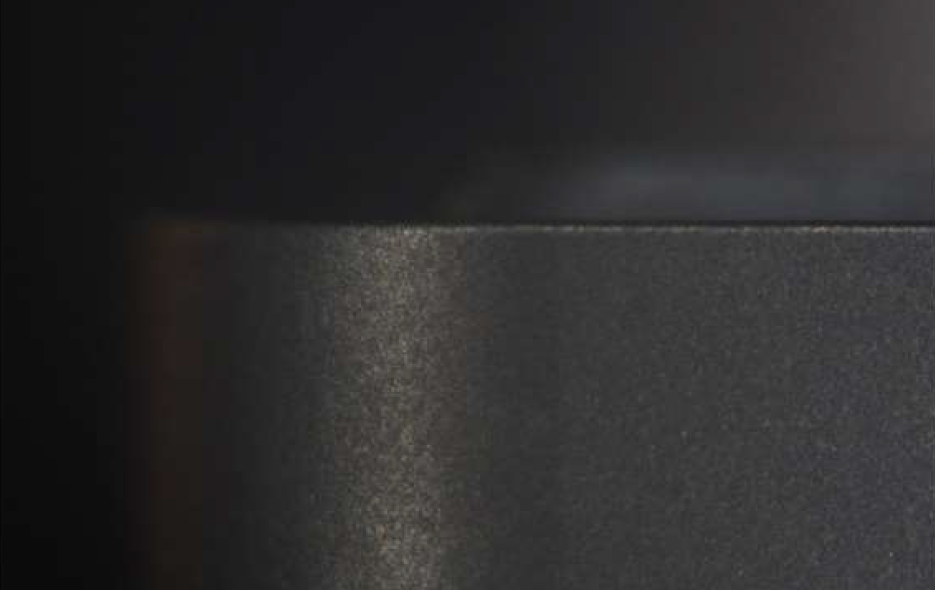
#> input picture explo/final project/ref1.png, 935 x 590 px
$ python explo_final.py
#> lines starting #> are read from the running program, lines starting #| are printed output that depends on the picture; after the words box and inside, x2 and y2 are one past the last pixel; in counts of white or black regions, pixels touching at a corner belong together
import cv2  # OpenCV for image processing
import numpy as np  # For numerical operations
from skimage.measure import label, regionprops  # For region-based measurements
import os  # For file path operations

# Input image paths
image_a = "ref1.png"  # Reference image (unworn tool)
image_b = "wear1.png"  # Worn image

# image dimentions : 4.65 mm X 2.78 mm
# actual wear dimentions (max depth .93 mm , avg depth 0.77 mm , wear length 2.60 mm, area 2.002 mm^2)
# generated depth (max depth 1.10 mm , area 1.68 mm)

# Function to compute the millimeter-per-pixel scale from a known dimension
def get_mm_per_pixel(image_path, real_width_mm=None, real_height_mm=None):
#> called with image_path = 'ref1.png', real_width_mm = 1.75
    img = cv2.imread(image_path)  # Load image
#> img is the input picture: shape (590, 935, 3); mean B, G, R 44.9, 44.5, 45.3
    if img is None:
        raise FileNotFoundError(f"Image not found or couldn't be loaded: {image_path}")
    h, w = img.shape[:2]  # Get image height and width
#> h = 590; w = 935

    # Compute scale using real-world width or height
    if real_width_mm:
        return real_width_mm / w
    elif real_height_mm:
        return real_height_mm / h
    else:
        raise ValueError("Please provide either real_width_mm or real_height_mm.")

# Get pixel-to-mm ratio from known tool width
mm_per_pixel = get_mm_per_pixel(image_a, real_width_mm=1.75)
#> mm_per_pixel = 0.00187

# Function to read and preprocess image (grayscale + contrast enhancement)
def read_and_preprocess(path):
#> called with path = 'ref1.png'
    img = cv2.imread(path)  # Read image
    gray = cv2.cvtColor(img, cv2.COLOR_BGR2GRAY)  # Convert to grayscale
    gray = cv2.equalizeHist(gray)  # Improve contrast
#> call 2 of read_and_preprocess, with path = 'wear1.png'
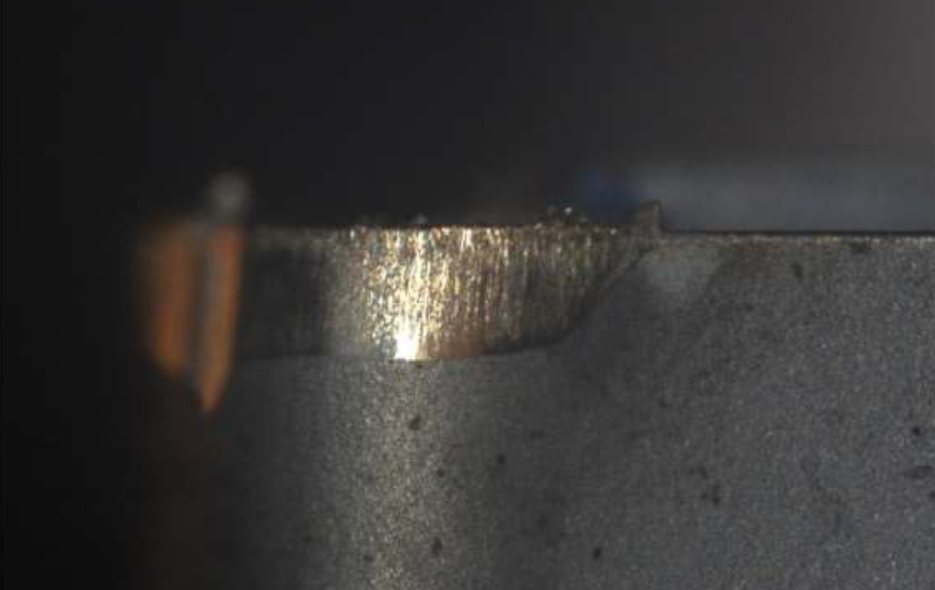
#> input picture explo/final project/wear1.png, 935 x 590 px
#> in read_and_preprocess, img is the input picture: shape (590, 935, 3); mean B, G, R 53.2, 54.2, 55.9
#> in read_and_preprocess (call 2), `gray = cv2.equalizeHist(gray)`:
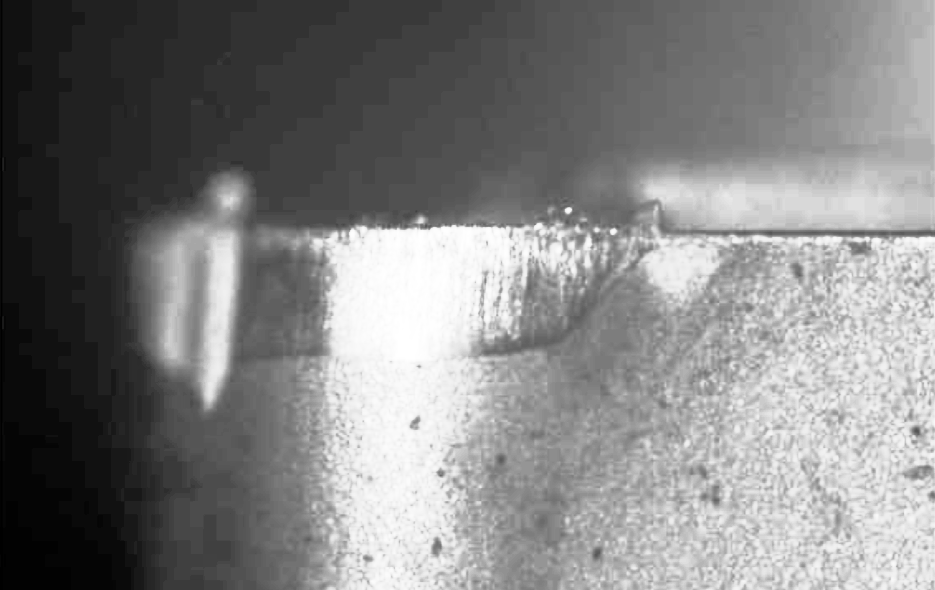
#> gray: shape (590, 935); min 0, max 255, mean 129.4
    return img, gray  # Return both color and grayscale versions

# Align the wear image with reference using SIFT keypoints
def align_images_sift(ref_gray, wear_gray):
    sift = cv2.SIFT_create()  # Create SIFT detector
    kp1, des1 = sift.detectAndCompute(ref_gray, None)  # Keypoints and descriptors for reference
#> kp1 = 3621 keypoints; strongest (x, y, size): (396, 298, 113.8), (354, 314, 2.3), (547, 229, 6.4), (349, 490, 2.9)
    kp2, des2 = sift.detectAndCompute(wear_gray, None)  # Keypoints and descriptors for worn image
#> kp2 = 2681 keypoints; strongest (x, y, size): (568, 210, 4.5), (412, 314, 135.9), (613, 231, 4.4), (916, 431, 6.1)

    bf = cv2.BFMatcher()  # Brute force matcher
    matches = bf.knnMatch(des1, des2, k=2)  # KNN matching
#> matches = 3621 matches

    good = []
    for m, n in matches:
        if m.distance < 0.75 * n.distance:  # Ratio test
            good.append(m)
#> after the loop, good = 4 matches

    if len(good) < 4:
        print("⚠️ Not enough matches for homography. Skipping alignment.")
        return wear_gray  # Return as-is if not enough matches

    # Extract matched keypoints
    src_pts = np.float32([kp1[m.queryIdx].pt for m in good]).reshape(-1, 1, 2)
#> src_pts = [[178.5, 254.2], [366.6, 229.8], [438.7, 224.1], [522.7, 351.5]]
    dst_pts = np.float32([kp2[m.trainIdx].pt for m in good]).reshape(-1, 1, 2)
#> dst_pts = [[194.5, 284.2], [444.4, 229], [397, 215.5], [576.5, 353.3]]


    # Estimate homography matrix
    matrix, mask = cv2.findHomography(dst_pts, src_pts, cv2.RANSAC)
#> matrix = [[2.05, -5.57, 724.9], [2.47, -4.78, 221.1], [0.00995, -0.0194, 1]]; mask = [1, 1, 1, 1]
    # Warp image to align with reference
    aligned = cv2.warpPerspective(wear_gray, matrix, (ref_gray.shape[1], ref_gray.shape[0]))
    return aligned

# Detect wear by comparing aligned images
def detect_wear(ref_img, wear_img, original_color):
    diff = cv2.absdiff(ref_img, wear_img)  # Absolute pixel-wise difference
    _, thresh = cv2.threshold(diff, 25, 255, cv2.THRESH_BINARY)  # Binary threshold
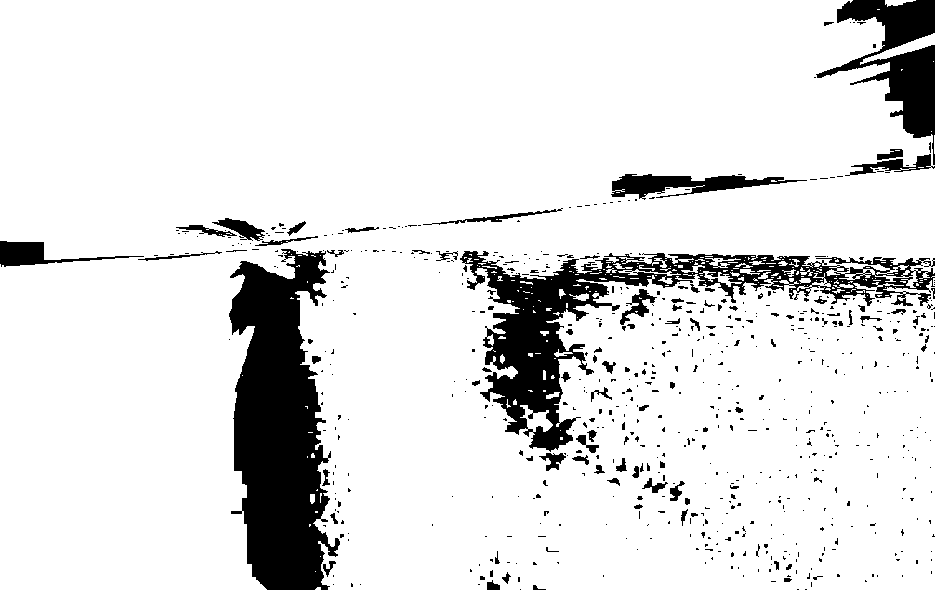
#> thresh: shape (590, 935); 88.4% white; 692 black regions (599 under 20 px), largest, box (x1, y1, x2, y2) and area: (229, 249, 340, 590) 24650, (460, 251, 935, 452) 19356, (816, 0, 935, 165) 7038

    kernel = np.ones((3, 3), np.uint8)  # Kernel for noise removal
    clean = cv2.morphologyEx(thresh, cv2.MORPH_OPEN, kernel)  # Clean small noise
#> clean: shape (590, 935); 87.6% white; 562 black regions (478 under 20 px), largest, box (x1, y1, x2, y2) and area: (229, 249, 352, 590) 25132, (460, 251, 935, 471) 23191, (814, 0, 935, 176) 8206

    labeled = label(clean)  # Label connected components
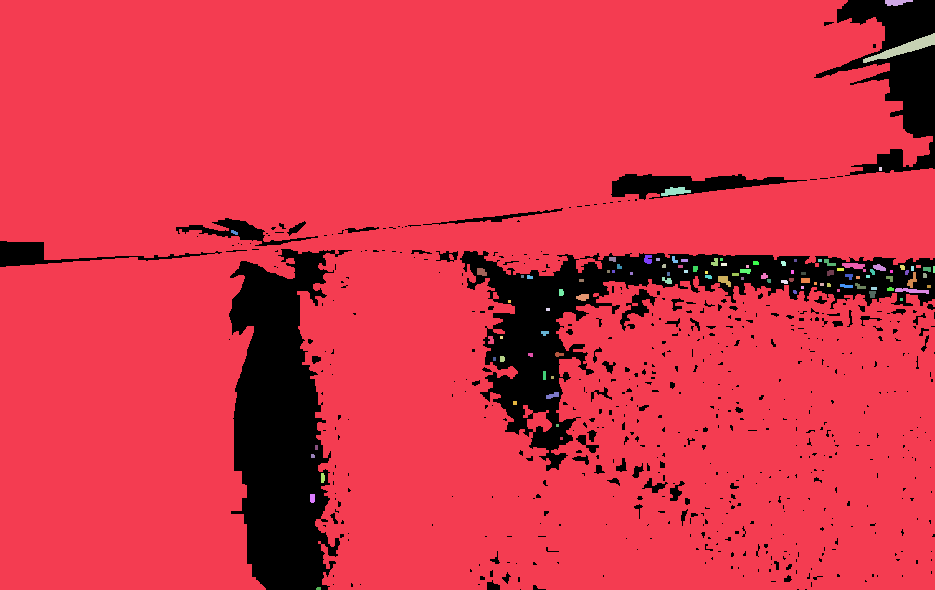
#> labeled: shape (590, 935) int64; 102 distinct labels, from 0 to 101; one colour per label, 0 black

    mask = np.zeros_like(clean)  # Final mask for wear region
    total_area = 0  # Initialize area
    max_depth = 0  # Initialize depth

    for region in regionprops(labeled):
        if region.area > 500:  # Ignore tiny regions
            coords = region.coords  # Get pixel coordinates
            mask[coords[:, 0], coords[:, 1]] = 255  # Mark as white in mask
            total_area += region.area  # Accumulate area
            max_depth = max(max_depth, region.bbox[2] - region.bbox[0])  # Vertical span = depth
#> this loop made 101 passes
#> (total_area, max_depth) on passes 1, 3: (479866, 590), (480473, 590)
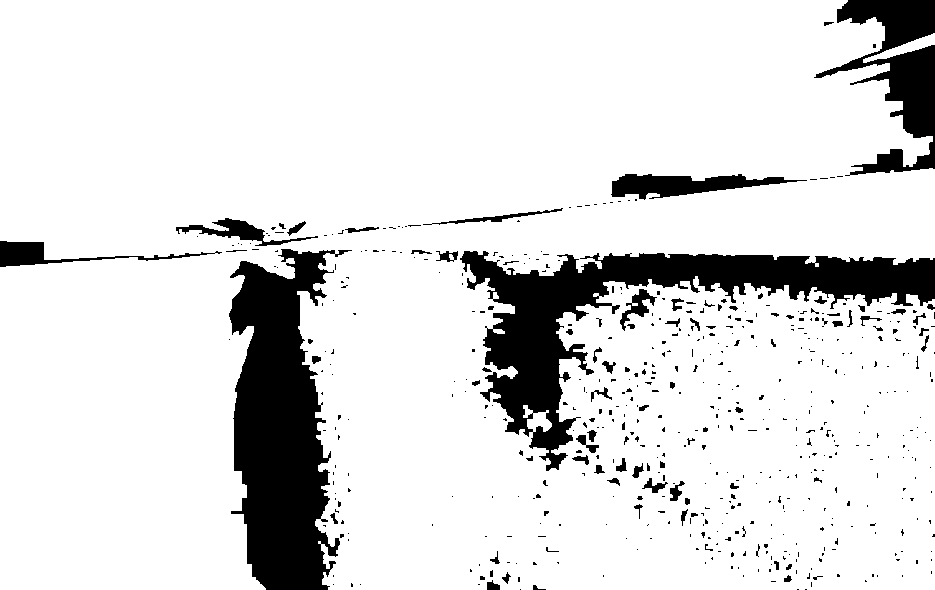
#> mask: shape (590, 935); 87.1% white; 562 black regions (478 under 20 px)
#> after the loop, total_area = 480473

    # Find contours from wear mask
    contours, _ = cv2.findContours(mask, cv2.RETR_EXTERNAL, cv2.CHAIN_APPROX_SIMPLE)
#> contours = 2 contours; box (x1, y1, x2, y2) and area: (0, 0, 935, 590) 486398, (863, 33, 935, 63) 528
    overlay = original_color.copy()  # Make a copy for annotation

    # Draw yellow dots on contour (sampled)
    for cnt in contours:
        for i in range(0, len(cnt), 10):
            cv2.circle(overlay, tuple(cnt[i][0]), 1, (0, 255, 255), -1)
#> this loop made 2 passes
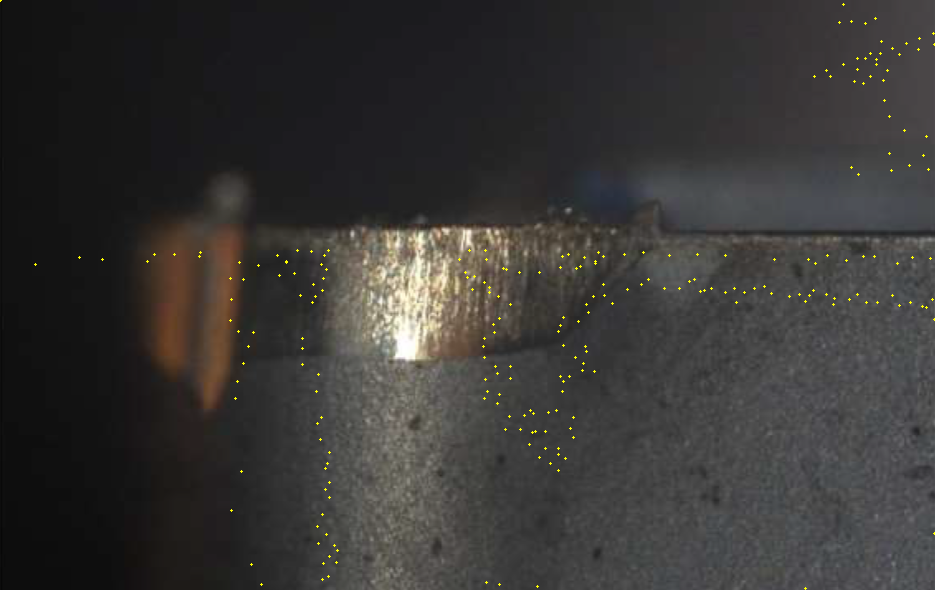
#> overlay: shape (590, 935, 3); 0.22% of pixels changed, all inside (x1, y1, x2, y2) = (0, 0, 935, 590)

    # Combine overlay with original
    annotated = cv2.addWeighted(original_color, 1, overlay, 0.5, 0)

    # Convert pixel area and depth to mm
    area_mm = total_area * mm_per_pixel**2
#> area_mm = 1.68
    depth_mm = max_depth * mm_per_pixel
#> depth_mm = 1.1

    # Put wear area and depth text on image
    cv2.putText(annotated, f"Wear Area: {area_mm:.2f} mm^2", (10, 30),
                cv2.FONT_HERSHEY_SIMPLEX, 0.7, (255, 255, 255), 2)
    cv2.putText(annotated, f"Max Depth: {depth_mm:.2f} mm", (10, 60),
                cv2.FONT_HERSHEY_SIMPLEX, 0.7, (255, 255, 255), 2)
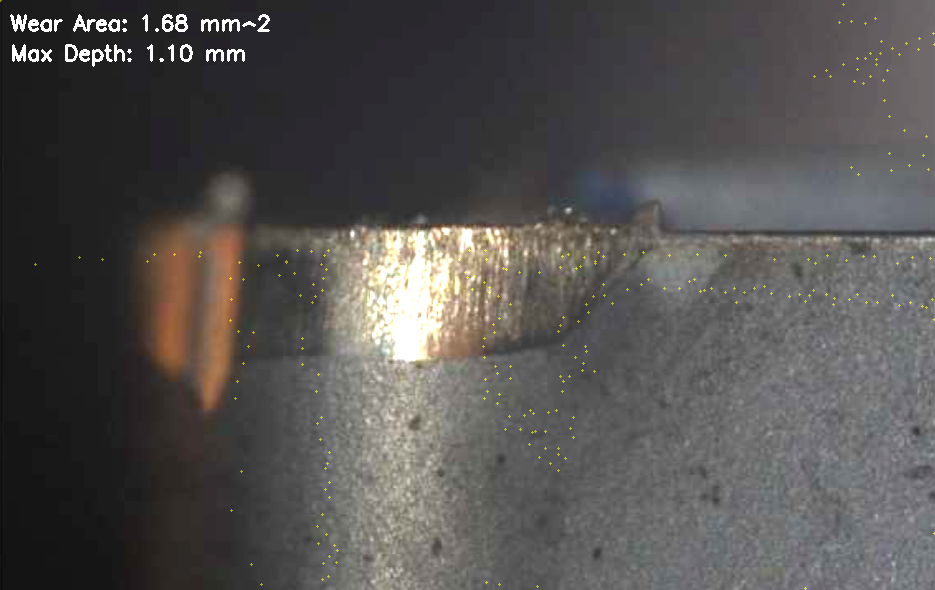
#> annotated: shape (590, 935, 3); mean B, G, R 80.7, 82.2, 84.6

    return area_mm, depth_mm, annotated  # Return results and image

# Show image in a popup window
def show_annotated_image(img):
    cv2.imshow("Annotated Image", img)  # Show image
    cv2.waitKey(0)  # Wait for key press
    cv2.destroyAllWindows()  # Close window

# Main tool processing logic
# work flow
def process_tool(ref_path, wear_path, out_name):
    ref_color, ref_gray = read_and_preprocess(ref_path)  # Read ref
    wear_color, wear_gray = read_and_preprocess(wear_path)  # Read wear
    aligned = align_images_sift(ref_gray, wear_gray)  # Align
    area, depth, annotated = detect_wear(ref_gray, aligned, wear_color)  # Detect wear
#> area = 1.68; depth = 1.1
    print(f"[{out_name}] Area: {area:.2f} mm^2 | Depth: {depth:.2f} mm")  # Print results
#| [TOOL_WEAR] Area: 1.68 mm^2 | Depth: 1.10 mm
    output_filename = f"{out_name}_annotated.png"  # File name
    cv2.imwrite(output_filename, annotated)  # Save annotated image
    show_annotated_image(annotated)  # Show result


# main calling
process_tool(image_a, image_b, "TOOL_WEAR")
